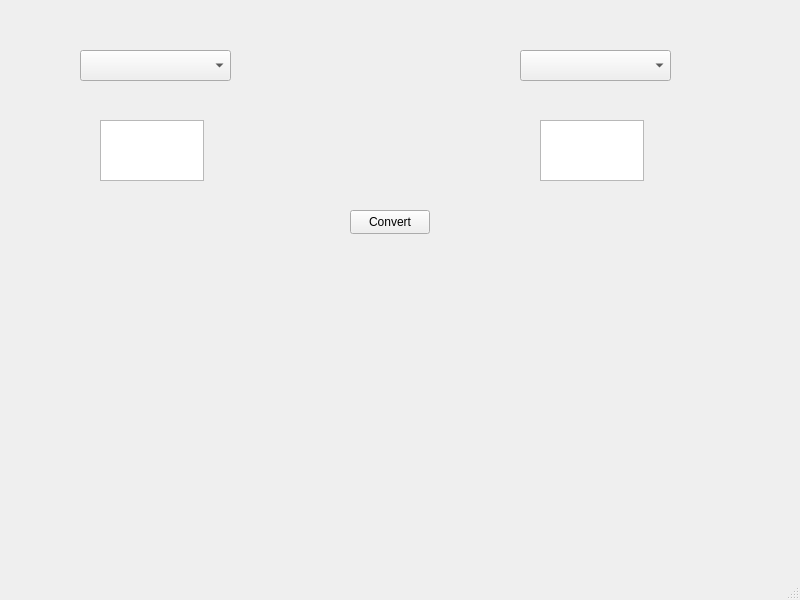
<?xml version="1.0" encoding="UTF-8"?>
<ui version="4.0">
 <class>MainWindow</class>
 <widget class="QMainWindow" name="MainWindow">
  <property name="geometry">
   <rect>
    <x>0</x>
    <y>0</y>
    <width>800</width>
    <height>600</height>
   </rect>
  </property>
  <property name="windowTitle">
   <string>MainWindow</string>
  </property>
  <widget class="QWidget" name="centralwidget">
   <widget class="QComboBox" name="comboBox">
    <property name="geometry">
     <rect>
      <x>80</x>
      <y>50</y>
      <width>151</width>
      <height>31</height>
     </rect>
    </property>
   </widget>
   <widget class="QComboBox" name="comboBox_2">
    <property name="geometry">
     <rect>
      <x>520</x>
      <y>50</y>
      <width>151</width>
      <height>31</height>
     </rect>
    </property>
   </widget>
   <widget class="QTextEdit" name="textEdit">
    <property name="geometry">
     <rect>
      <x>100</x>
      <y>120</y>
      <width>104</width>
      <height>61</height>
     </rect>
    </property>
   </widget>
   <widget class="QTextEdit" name="textEdit_2">
    <property name="geometry">
     <rect>
      <x>540</x>
      <y>120</y>
      <width>104</width>
      <height>61</height>
     </rect>
    </property>
   </widget>
   <widget class="QPushButton" name="pushButton">
    <property name="geometry">
     <rect>
      <x>350</x>
      <y>210</y>
      <width>80</width>
      <height>24</height>
     </rect>
    </property>
    <property name="text">
     <string>Convert</string>
    </property>
   </widget>
  </widget>
  <widget class="QMenuBar" name="menubar">
   <property name="geometry">
    <rect>
     <x>0</x>
     <y>0</y>
     <width>800</width>
     <height>21</height>
    </rect>
   </property>
  </widget>
  <widget class="QStatusBar" name="statusbar"/>
 </widget>
 <resources/>
 <connections/>
</ui>
